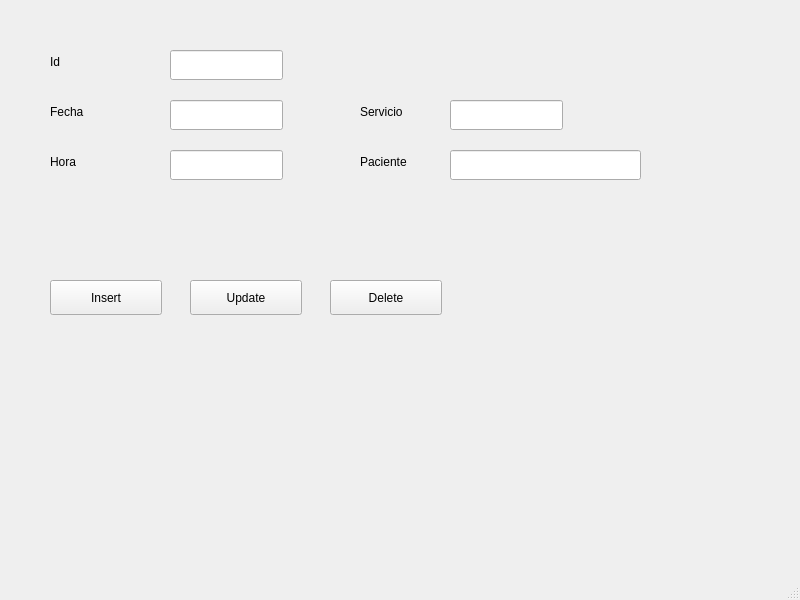
<?xml version="1.0" encoding="UTF-8"?>
<ui version="4.0">
 <class>MainWindow</class>
 <widget class="QMainWindow" name="MainWindow">
  <property name="geometry">
   <rect>
    <x>0</x>
    <y>0</y>
    <width>800</width>
    <height>600</height>
   </rect>
  </property>
  <property name="windowTitle">
   <string>MainWindow</string>
  </property>
  <widget class="QWidget" name="centralwidget">
   <widget class="QLabel" name="label">
    <property name="geometry">
     <rect>
      <x>50</x>
      <y>50</y>
      <width>71</width>
      <height>24</height>
     </rect>
    </property>
    <property name="text">
     <string>Id</string>
    </property>
   </widget>
   <widget class="QLabel" name="label_3">
    <property name="geometry">
     <rect>
      <x>50</x>
      <y>100</y>
      <width>111</width>
      <height>24</height>
     </rect>
    </property>
    <property name="text">
     <string>Fecha</string>
    </property>
   </widget>
   <widget class="QLineEdit" name="id">
    <property name="geometry">
     <rect>
      <x>170</x>
      <y>50</y>
      <width>113</width>
      <height>30</height>
     </rect>
    </property>
   </widget>
   <widget class="QLineEdit" name="fecha">
    <property name="geometry">
     <rect>
      <x>170</x>
      <y>100</y>
      <width>113</width>
      <height>30</height>
     </rect>
    </property>
   </widget>
   <widget class="QPushButton" name="updatButton">
    <property name="geometry">
     <rect>
      <x>190</x>
      <y>280</y>
      <width>112</width>
      <height>35</height>
     </rect>
    </property>
    <property name="text">
     <string>Update</string>
    </property>
   </widget>
   <widget class="QPushButton" name="insertButton">
    <property name="geometry">
     <rect>
      <x>50</x>
      <y>280</y>
      <width>112</width>
      <height>35</height>
     </rect>
    </property>
    <property name="text">
     <string>Insert</string>
    </property>
   </widget>
   <widget class="QPushButton" name="deleteButton">
    <property name="geometry">
     <rect>
      <x>330</x>
      <y>280</y>
      <width>112</width>
      <height>35</height>
     </rect>
    </property>
    <property name="text">
     <string>Delete</string>
    </property>
   </widget>
   <widget class="QLabel" name="label_4">
    <property name="geometry">
     <rect>
      <x>50</x>
      <y>150</y>
      <width>71</width>
      <height>24</height>
     </rect>
    </property>
    <property name="text">
     <string>Hora</string>
    </property>
   </widget>
   <widget class="QLineEdit" name="hora">
    <property name="geometry">
     <rect>
      <x>170</x>
      <y>150</y>
      <width>113</width>
      <height>30</height>
     </rect>
    </property>
   </widget>
   <widget class="QLabel" name="label_2">
    <property name="geometry">
     <rect>
      <x>360</x>
      <y>150</y>
      <width>71</width>
      <height>24</height>
     </rect>
    </property>
    <property name="text">
     <string>Paciente</string>
    </property>
   </widget>
   <widget class="QLineEdit" name="id_usu">
    <property name="geometry">
     <rect>
      <x>450</x>
      <y>150</y>
      <width>191</width>
      <height>30</height>
     </rect>
    </property>
   </widget>
   <widget class="QLabel" name="label_6">
    <property name="geometry">
     <rect>
      <x>360</x>
      <y>100</y>
      <width>71</width>
      <height>24</height>
     </rect>
    </property>
    <property name="text">
     <string>Servicio</string>
    </property>
   </widget>
   <widget class="QLineEdit" name="serv">
    <property name="geometry">
     <rect>
      <x>450</x>
      <y>100</y>
      <width>113</width>
      <height>30</height>
     </rect>
    </property>
   </widget>
  </widget>
  <widget class="QMenuBar" name="menubar">
   <property name="geometry">
    <rect>
     <x>0</x>
     <y>0</y>
     <width>800</width>
     <height>30</height>
    </rect>
   </property>
  </widget>
  <widget class="QStatusBar" name="statusbar"/>
 </widget>
 <resources/>
 <connections/>
</ui>
